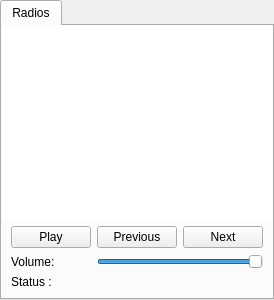
     <widget class="QWidget" name="page_radio">
      <layout class="QVBoxLayout" name="verticalLayout_23">
       <property name="leftMargin">
        <number>0</number>
       </property>
       <property name="topMargin">
        <number>0</number>
       </property>
       <property name="rightMargin">
        <number>0</number>
       </property>
       <property name="bottomMargin">
        <number>0</number>
       </property>
       <item>
        <widget class="QTabWidget" name="tabWidget">
         <property name="currentIndex">
          <number>0</number>
         </property>
         <widget class="QWidget" name="tab_15">
          <attribute name="title">
           <string>Radios</string>
          </attribute>
          <layout class="QVBoxLayout" name="verticalLayout_24">
           <property name="leftMargin">
            <number>0</number>
           </property>
           <property name="topMargin">
            <number>0</number>
           </property>
           <property name="rightMargin">
            <number>0</number>
           </property>
           <property name="bottomMargin">
            <number>0</number>
           </property>
           <item>
            <widget class="TableViewHover" name="tableView_radio">
             <property name="frameShape">
              <enum>QFrame::NoFrame</enum>
             </property>
             <property name="editTriggers">
              <set>QAbstractItemView::NoEditTriggers</set>
             </property>
             <property name="showDropIndicator" stdset="0">
              <bool>false</bool>
             </property>
             <property name="dragDropOverwriteMode">
              <bool>true</bool>
             </property>
             <property name="alternatingRowColors">
              <bool>true</bool>
             </property>
             <property name="selectionMode">
              <enum>QAbstractItemView::SingleSelection</enum>
             </property>
             <property name="selectionBehavior">
              <enum>QAbstractItemView::SelectRows</enum>
             </property>
             <property name="sortingEnabled">
              <bool>false</bool>
             </property>
             <property name="cornerButtonEnabled">
              <bool>false</bool>
             </property>
             <attribute name="verticalHeaderVisible">
              <bool>false</bool>
             </attribute>
             <attribute name="verticalHeaderHighlightSections">
              <bool>false</bool>
             </attribute>
            </widget>
           </item>
           <item>
            <layout class="QGridLayout" name="gridLayout_3">
             <property name="leftMargin">
              <number>9</number>
             </property>
             <property name="rightMargin">
              <number>9</number>
             </property>
             <property name="bottomMargin">
              <number>9</number>
             </property>
             <item row="2" column="0">
              <widget class="QLabel" name="label">
               <property name="text">
                <string>Volume:</string>
               </property>
              </widget>
             </item>
             <item row="1" column="0">
              <widget class="QPushButton" name="pushButton_playPause">
               <property name="sizePolicy">
                <sizepolicy hsizetype="Fixed" vsizetype="Fixed">
                 <horstretch>0</horstretch>
                 <verstretch>0</verstretch>
                </sizepolicy>
               </property>
               <property name="minimumSize">
                <size>
                 <width>50</width>
                 <height>0</height>
                </size>
               </property>
               <property name="text">
                <string>Play</string>
               </property>
               <property name="icon">
                <iconset resource="../MyResources.qrc">
                 <normaloff>:/image/icon/skip</normaloff>:/image/icon/skip</iconset>
               </property>
              </widget>
             </item>
             <item row="3" column="0" colspan="3">
              <widget class="FaderLabel" name="label_statusRadio">
               <property name="text">
                <string>Status :</string>
               </property>
              </widget>
             </item>
             <item row="2" column="1" colspan="2">
              <widget class="QSlider" name="slider_volumeRadio">
               <property name="maximum">
                <number>100</number>
               </property>
               <property name="value">
                <number>100</number>
               </property>
               <property name="orientation">
                <enum>Qt::Horizontal</enum>
               </property>
              </widget>
             </item>
             <item row="1" column="1">
              <widget class="QPushButton" name="pushButton_prevRadio">
               <property name="enabled">
                <bool>true</bool>
               </property>
               <property name="text">
                <string>Previous</string>
               </property>
               <property name="icon">
                <iconset resource="../MyResources.qrc">
                 <normaloff>:/image/icon/back</normaloff>:/image/icon/back</iconset>
               </property>
              </widget>
             </item>
             <item row="1" column="2">
              <widget class="QPushButton" name="pushButton_nextRadio">
               <property name="text">
                <string>Next</string>
               </property>
               <property name="icon">
                <iconset resource="../MyResources.qrc">
                 <normaloff>:/image/icon/next</normaloff>:/image/icon/next</iconset>
               </property>
              </widget>
             </item>
            </layout>
           </item>
          </layout>
         </widget>
        </widget>
       </item>
      </layout>
     </widget>
